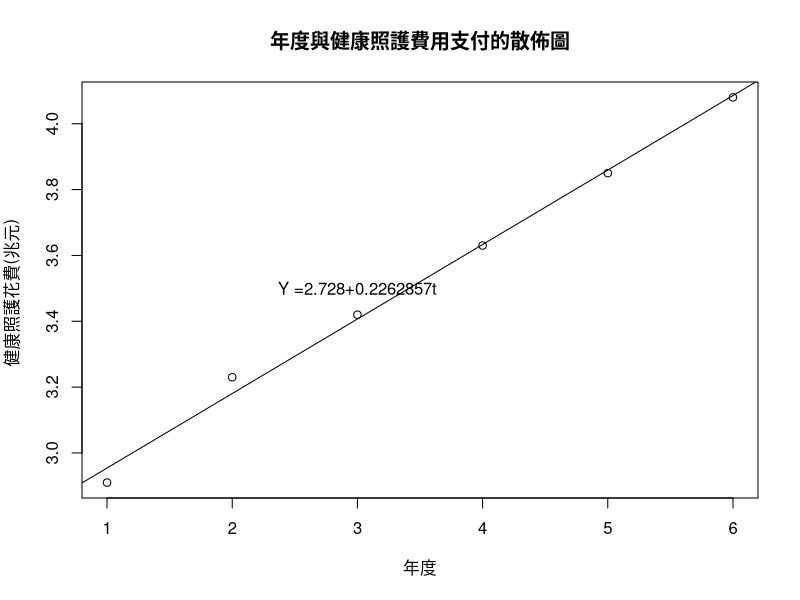
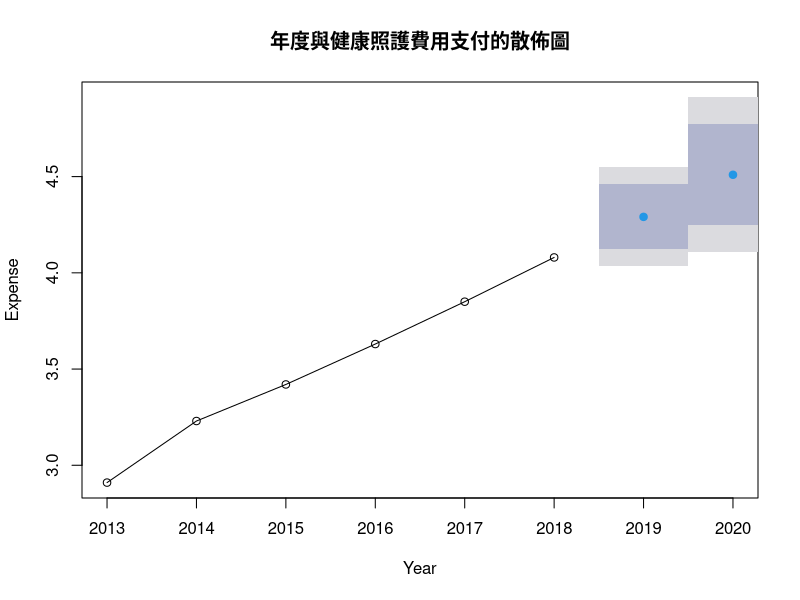

Here is the R script that generated these plots, in order:
# 解法一
year <- c(1,2,3,4,5,6) # 自2013年起為第一年，依此類推
expense <- c(2.91,3.23,3.42,3.63,3.85,4.08) # 各年費用
least.sqr <-lm(  # 叫用lm內建函式建構線性回歸模型
  formula=expense ~ year  # 公式依據每年費用
) 
intercept <- least.sqr$coefficients[1] # 線之截距
slope <- least.sqr$coefficients[2]     # 線之斜率
print(summary(least.sqr)) # 列印完整的回歸分析, 其分析表上，也可以看到線之截距與斜率
plot(  # 使用內建函式plot 繪製本例之散佈圖與最小平方缐
  x=year,   # x軸為年度順序
  y=expense, # y軸為年度費用
  type='p',  # 指定繪點狀圖
  xlab="年度", # x軸標籤
  ylab="健康照護花費(兆元) ",  # y軸標籤     
  main="年度與健康照護費用支付的散佈圖" # 圖標題
)
abline( # 將plot繪出的圖疊加直線圖,即最小平方缐
  coef=c(intercept,slope) # 直線係數的截距及斜率
) 
text( # 將plot繪出的圖疊加文字
  x=3, # 文字對應x軸位置 
  y=3.5, # 文字對應y軸位置 
  paste0('Y =',    # paste將參數轉換為字符串，並將其連接
         round(intercept,digits=5),
         '+',round(slope,digits=7),
         't') # 文字內容
)
print(paste0('forecast Y2020 : ', # 印出依線性模型推估2020年的可能費用
             intercept+slope*8)
)

# 解法二 使用forecast(預測)套件
df <- data.frame( # 建立data frame物件
  ym=c(2013,2014,2015,2016,2017,2018), # 實際年度資料
  expense=c(2.91,3.23,3.42,3.63,3.85,4.08)) # 各年費用
ts.year <- ts(   # 叫用內建函式ts建構時間序列物件
  data=df$expense,  # 資料引用df 的expense(費用)欄
  start=c(2013),    # 時間序列啟始年
  end=c(2018),      # 時間序列截止年
  frequency=1       # 每年幾筆資料(費用)
)
library(forecast)   # 載入函式庫forecast
least.sqr <-tslm(   # 叫用forcast::tslm 時間序列線性回歸模型
  formula=ts.year ~ trend   # 公式依據每年費用及簡單之時間趨勢(time trend)影響
)
intercept <- least.sqr$coefficients[1] # 線之截距
slope <- least.sqr$coefficients[2] # 線之斜率
print(summary(least.sqr))   # 列印完整的回歸分析
fcst <- forecast( # 叫用forecast函式建構預測物件
  object=ts.year,  # 預測之實際資料依據
  level = c(80,95), # 給予不同的信心水準範圍
  h=2        # 往後預估2年
) 
print(fcst) # 印出預測物件
plot( # 使用內建函式plot 繪圖
  x=fcst,  # 序列預測資料
  type='o',  # 指定繪點狀圖及線圖
  xlab="Year", # x軸標籤
  ylab='Expense', # y軸標籤
  main="年度與健康照護費用支付的散佈圖" # 圖標題
)
print(paste0('forecast Y2020 : ', # 印出依線性模式推估2020年的可能費用
             intercept+slope*8)
)
